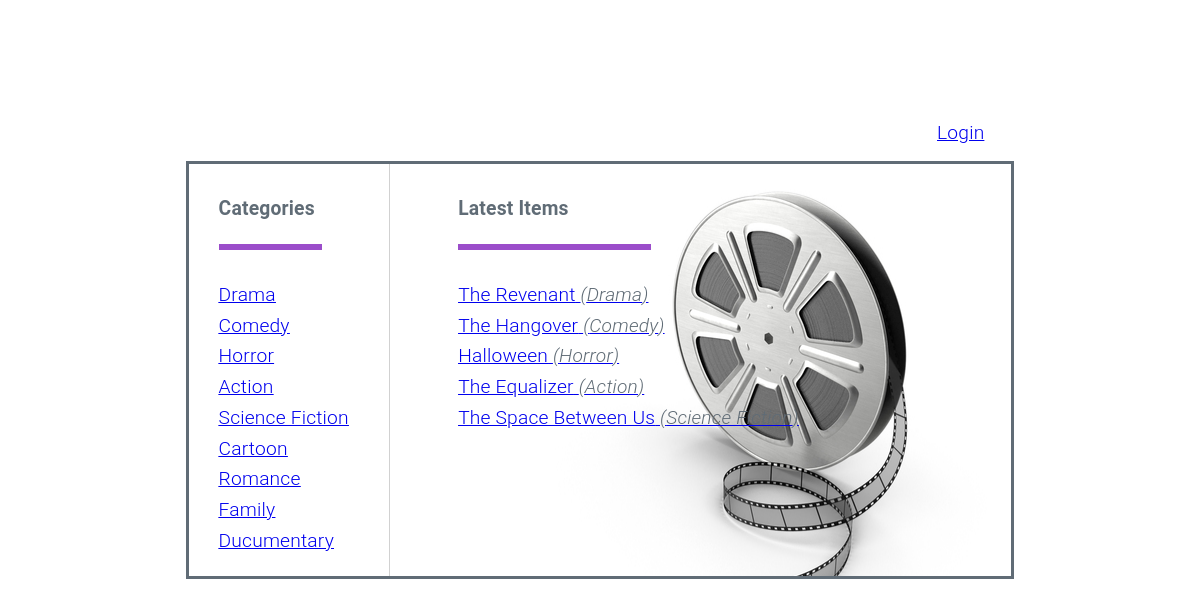
The page /category/ on the database its author committed.
### database_setup.py (models this page shows, shortened)
class Category(Base):
    __tablename__ = 'category'
    id = Column(Integer, primary_key=True)
    name = Column(String(250), nullable=False)
    user_id = Column(Integer, ForeignKey('user.id'))
    user = relationship(User)

class Movie(Base):
    __tablename__ = 'movie'
    id = Column(Integer, primary_key=True)
    name = Column(String(80), nullable=False)
    description = Column(String(250))
    date = Column(DateTime)
    category_id = Column(Integer, ForeignKey('category.id'))
    category = relationship(Category)
    user_id = Column(Integer, ForeignKey('user.id'))
    user = relationship(User)

### application.py (the view)
@app.route('/')
@app.route('/category/')
def showCategories():
    categories = session.query(Category).all()
    latest_items = session.query(Movie).order_by(desc(Movie.date)).limit(5)
    if 'username' not in login_session:
        return (render_template('public_showCategories.html',
                categories=categories, latest_items=latest_items))
    else:
        return (render_template('showCategories.html',
                categories=categories, latest_items=latest_items))

### templates/public_showCategories.html (shortened to what this page needs)
<!DOCTYPE html>
<html lang="en">
<head>
  <link rel="stylesheet" href="/static/style.css">
</head>
<body>
  <a class="login__logout__link" href="{{url_for('showLogin')}}">Login</a>
  <div class="container">
    <div class="categories">
      <h6 class="list__header">
        <span class="header__title">Categories</span>
        <span class="categories_header_bar"></span>
      </h6>
      <ul>
        {% for category in categories %}
          <a href="{{url_for('showCategory', category_id = category.id )}}">
            <li class="items__item">
              <span class="item__name">{{category.name}}</span>
            </li>
          </a>
        {% endfor %}
      </ul>
    </div>
    <div class="latest__list">
      <h6 class="list__header">
        <span class="header__title">Latest Items</span>
        <span class="latest_header_bar"></span>
      </h6>
      <ul>
        {% for latest_item in latest_items %}
          <a href="{{url_for('showCategory', category_id = latest_item.category_id ,movie_id = latest_item.id )}}">
            <li class="items__item">
              <span class="item__name">{{latest_item.name}}</span>
              <span class="item__type">({{latest_item.category.name}})</span>
            </li>
          </a>
        {% endfor %}
      </ul>
    </div>
  </div>
</body>
</html>

### static/style.css (style rules this page uses)
* { box-sizing: border-box; }
body { display: block; color:#606c76; font-family:"Roboto","Helvetica Neue","Helvetica","Arial",sans-serif; font-size:1.2em; font-weight:300; letter-spacing:.01em; line-height:1.6; }
.container { display: flex; border: 3px solid; max-width: 70%; margin: auto; margin-top: 1%; background-image: url("img/film-reel.jpg"); background-repeat: no-repeat; background-position: right; object-fit: cover; }
ul { list-style-type: none; padding-left: 30px; }
.list__header .header__title { font-weight: 700; font-size: 1.5em; margin-bottom: 1em; display: block; text-transform: capitalize; padding-left: 30px; }
.latest__list { height: 400px; }
.categories_header_bar { border-bottom: .5em solid #9b4dca; height: .1em; display: block; width: 8em; margin-left: 30px; }
.latest_header_bar { border-bottom: .5em solid #9b4dca; height: .1em; display: block; width: 15em; margin-left: 30px; }
.items__item .item__name { text-transform: capitalize; text-decoration: underline; }
.items__item .item__type { color: #606c76; font-style: italic; text-transform: capitalize; }
.login__logout__link { display: block; max-width: 70%; margin: auto; text-align: right; padding-right: 30px; margin-top: 10%; }
@media (min-width: 40.0em) { .categories { border-right: .1em solid #d1d1d1; margin-right: 2em; padding-right: 40px; } }

### rows shown on the page
Category: name "Drama"
Category: name "Comedy"
Category: name "Horror"
Category: name "Action"
Category: name "Science Fiction"
Category: name "Cartoon"
Category: name "Romance"
Category: name "Family"
Category: name "Ducumentary"
Movie: name "The Revenant", category.name "Drama"
Movie: name "The Hangover", category.name "Comedy"
Movie: name "Halloween", category.name "Horror"
Movie: name "The Equalizer", category.name "Action"
Movie: name "The Space Between Us", category.name "Science Fiction"
